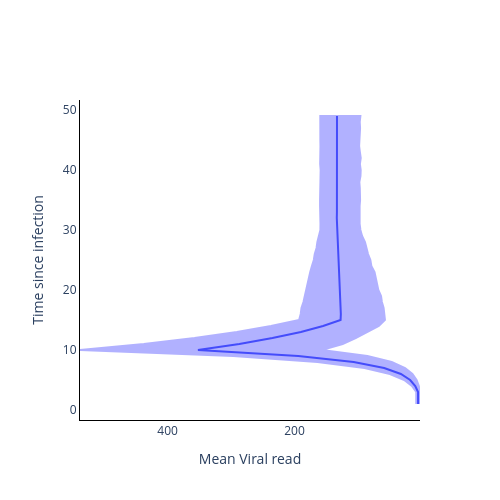

Notebook cell for this chart:
### Code cell
fig = go.Figure()

fig.add_trace(
    go.Scatter(
        y=time_from_infec,
        x=np.mean(vr_val, axis=1),
        mode='lines',
        name='Mean Viral read',
        showlegend=False,
    )
)

fig.add_trace(
    go.Scatter(
        y=time_from_infec.tolist() + time_from_infec.tolist()[::-1],
        x=np.quantile(vr_val, 0.975, axis=1).tolist() + np.quantile(vr_val, 0.025, axis=1).tolist()[::-1],
        mode='lines',
        fill='toself',
        fillcolor='blue',
        line_color='blue',
        opacity=0.3,
        showlegend=False,
    )
)

# Add axis labels
fig.update_layout(
    width=500, 
    height=500,
    plot_bgcolor='white',
    xaxis=dict(
        linecolor='black',
        title = 'Mean Viral read',
        autorange='reversed'
        ),
    yaxis=dict(
        linecolor='black',
        title = 'Time since infection'),
    #legend=dict(
    #    orientation="h",
    #    yanchor="bottom",
    #    y=1.02,
    #    xanchor="right",
    #    x=1
    #)
    )

fig.write_image('images/Multiple-pulses-Viral_read_model.pdf')
fig.show()

### Figure 1 — Plotly figure (JSON) as saved in the notebook; plotly's stock layout.template omitted (floating-point values rounded to 4 significant figures)
{"data": [{"mode": "lines", "name": "Mean Viral read", "showlegend": false, "type": "scatter", "x": [5.426, 5.451, 5.429, 9.85, 17.91, 32.48, 58.83, 106.9, 194.2, 352.2, 287.0, 234.9, 190.0, 155.1, 127.5, 127.1, 127.5, 127.4, 128.0, 128.9, 129.2, 129.8, 129.7, 130.0, 130.6, 131.3, 131.6, 132.1, 132.6, 132.9, 133.2, 133.5, 133.3, 133.3, 133.1, 133.1, 133.1, 133.7, 133.1, 132.9, 132.9, 133.1, 133.3, 133.5, 133.3, 133.0, 133.1, 133.3, 133.2], "y": [1, 2, 3, 4, 5, 6, 7, 8, 9, 10, 11, 12, 13, 14, 15, 16, 17, 18, 19, 20, 21, 22, 23, 24, 25, 26, 27, 28, 29, 30, 31, 32, 33, 34, 35, 36, 37, 38, 39, 40, 41, 42, 43, 44, 45, 46, 47, 48, 49]}, {"fill": "toself", "fillcolor": "blue", "line": {"color": "blue"}, "mode": "lines", "opacity": 0.3, "showlegend": false, "type": "scatter", "x": [8.324, 8.323, 8.308, 15.12, 27.26, 49.76, 89.76, 163.9, 296.8, 538.0, 437.5, 357.6, 291.0, 237.2, 192.9, 190.3, 189.1, 186.0, 184.0, 181.2, 179.5, 177.4, 175.3, 172.6, 169.7, 168.2, 165.4, 164.1, 161.4, 159.3, 159.2, 159.7, 159.8, 159.8, 159.8, 159.6, 159.8, 159.6, 159.4, 158.9, 159.7, 159.3, 159.1, 159.2, 159.4, 159.6, 159.1, 159.3, 159.5, 96.3, 97.31, 96.79, 97.33, 97.12, 98.27, 97.08, 95.74, 97.12, 95.83, 96.15, 97.93, 97.24, 96.57, 96.79, 97.5, 97.77, 98.28, 97.51, 96.28, 93.64, 89.06, 86.89, 84.28, 80.59, 79.07, 74.0, 72.38, 70.08, 68.04, 63.78, 62.44, 59.71, 58.08, 57.59, 67.3, 84.88, 103.7, 124.3, 157.3, 85.19, 47.0, 25.85, 14.36, 7.792, 4.216, 2.39, 2.458, 2.435], "y": [1, 2, 3, 4, 5, 6, 7, 8, 9, 10, 11, 12, 13, 14, 15, 16, 17, 18, 19, 20, 21, 22, 23, 24, 25, 26, 27, 28, 29, 30, 31, 32, 33, 34, 35, 36, 37, 38, 39, 40, 41, 42, 43, 44, 45, 46, 47, 48, 49, 49, 48, 47, 46, 45, 44, 43, 42, 41, 40, 39, 38, 37, 36, 35, 34, 33, 32, 31, 30, 29, 28, 27, 26, 25, 24, 23, 22, 21, 20, 19, 18, 17, 16, 15, 14, 13, 12, 11, 10, 9, 8, 7, 6, 5, 4, 3, 2, 1]}], "layout": {"height": 500, "plot_bgcolor": "white", "width": 500, "xaxis": {"autorange": "reversed", "linecolor": "black", "title": {"text": "Mean Viral read"}}, "yaxis": {"linecolor": "black", "title": {"text": "Time since infection"}}}}
